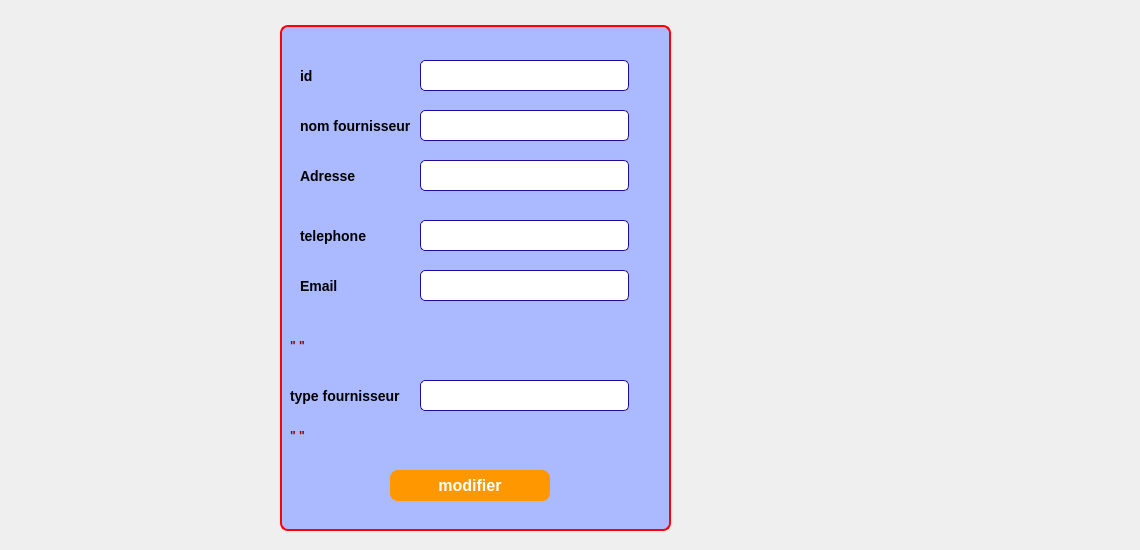
    <widget class="QWidget" name="tab">
     <attribute name="title">
      <string>Modifier Fournisseur</string>
     </attribute>
     <widget class="QLabel" name="label_11">
      <property name="geometry">
       <rect>
        <x>0</x>
        <y>0</y>
        <width>1131</width>
        <height>541</height>
       </rect>
      </property>
      <property name="styleSheet">
       <string notr="true"/>
      </property>
      <property name="text">
       <string/>
      </property>
     </widget>
     <widget class="QGroupBox" name="Sp_GroupBox_4">
      <property name="geometry">
       <rect>
        <x>280</x>
        <y>10</y>
        <width>391</width>
        <height>521</height>
       </rect>
      </property>
      <property name="styleSheet">
       <string notr="true">QGroupBox {
    background-color: rgb(171, 186, 255);
    border: 2px solid red; /* Red border */
    border-radius: 8px;
    font-size: 16px;
    font-weight: bold;
    color: white;
    padding: 10px;
    margin-top: 15px;
}

QGroupBox::title {
    subcontrol-origin: margin;
    subcontrol-position: top left;
    padding: 5px 15px;
    background-color: red; /* Red title background */
    color: white;
    border-radius: 5px;
}
</string>
      </property>
      <property name="title">
       <string/>
      </property>
      <widget class="QLabel" name="id_3">
       <property name="geometry">
        <rect>
         <x>20</x>
         <y>50</y>
         <width>99</width>
         <height>31</height>
        </rect>
       </property>
       <property name="font">
        <font>
         <pointsize>-1</pointsize>
         <bold>true</bold>
        </font>
       </property>
       <property name="styleSheet">
        <string notr="true">QLabel {
    color: black; /* Couleur du texte */
    font-size: 14px;
    font-weight: bold;
}

</string>
       </property>
       <property name="text">
        <string>id</string>
       </property>
      </widget>
      <widget class="QLabel" name="email_fournisseur_3">
       <property name="geometry">
        <rect>
         <x>20</x>
         <y>260</y>
         <width>101</width>
         <height>31</height>
        </rect>
       </property>
       <property name="font">
        <font>
         <pointsize>-1</pointsize>
         <bold>true</bold>
        </font>
       </property>
       <property name="styleSheet">
        <string notr="true">QLabel {
    color: black; /* Couleur du texte */
    font-size: 14px;
    font-weight: bold;
}

</string>
       </property>
       <property name="text">
        <string>Email</string>
       </property>
      </widget>
      <widget class="QLineEdit" name="le_nom_fournisseur_3">
       <property name="geometry">
        <rect>
         <x>140</x>
         <y>100</y>
         <width>209</width>
         <height>31</height>
        </rect>
       </property>
       <property name="styleSheet">
        <string notr="true">QLineEdit {
		border: 1px solid #230a98;
		border-radius: 5px;
}
QLineEdit:hover {
		border: 1px solid #7359f0;
}</string>
       </property>
       <property name="echoMode">
        <enum>QLineEdit::EchoMode::Normal</enum>
       </property>
      </widget>
      <widget class="QLabel" name="nom_fournisseur_3">
       <property name="geometry">
        <rect>
         <x>20</x>
         <y>100</y>
         <width>121</width>
         <height>31</height>
        </rect>
       </property>
       <property name="font">
        <font>
         <pointsize>-1</pointsize>
         <bold>true</bold>
        </font>
       </property>
       <property name="styleSheet">
        <string notr="true">QLabel {
    color: black; /* Couleur du texte */
    font-size: 14px;
    font-weight: bold;
}

</string>
       </property>
       <property name="text">
        <string>nom fournisseur</string>
       </property>
      </widget>
      <widget class="QLineEdit" name="le_telephone_3">
       <property name="geometry">
        <rect>
         <x>140</x>
         <y>210</y>
         <width>209</width>
         <height>31</height>
        </rect>
       </property>
       <property name="styleSheet">
        <string notr="true">QLineEdit {
		border: 1px solid #230a98;
		border-radius: 5px;
}
QLineEdit:hover {
		border: 1px solid #7359f0;
}</string>
       </property>
      </widget>
      <widget class="QLabel" name="telephone_3">
       <property name="geometry">
        <rect>
         <x>20</x>
         <y>210</y>
         <width>99</width>
         <height>31</height>
        </rect>
       </property>
       <property name="font">
        <font>
         <pointsize>-1</pointsize>
         <bold>true</bold>
        </font>
       </property>
       <property name="styleSheet">
        <string notr="true">QLabel {
    color: black; /* Couleur du texte */
    font-size: 14px;
    font-weight: bold;
}

</string>
       </property>
       <property name="text">
        <string>telephone</string>
       </property>
      </widget>
      <widget class="QLabel" name="type_fournisseur_3">
       <property name="geometry">
        <rect>
         <x>10</x>
         <y>370</y>
         <width>131</width>
         <height>31</height>
        </rect>
       </property>
       <property name="font">
        <font>
         <pointsize>-1</pointsize>
         <bold>true</bold>
        </font>
       </property>
       <property name="styleSheet">
        <string notr="true">QLabel {
    color: black; /* Couleur du texte */
    font-size: 14px;
    font-weight: bold;
}

</string>
       </property>
       <property name="text">
        <string>type fournisseur</string>
       </property>
      </widget>
      <widget class="QLineEdit" name="le_email_fournisseur_3">
       <property name="geometry">
        <rect>
         <x>140</x>
         <y>260</y>
         <width>209</width>
         <height>31</height>
        </rect>
       </property>
       <property name="styleSheet">
        <string notr="true">QLineEdit {
		border: 1px solid #230a98;
		border-radius: 5px;
}
QLineEdit:hover {
		border: 1px solid #7359f0;
}</string>
       </property>
      </widget>
      <widget class="QPushButton" name="pb_modifier">
       <property name="geometry">
        <rect>
         <x>110</x>
         <y>460</y>
         <width>160</width>
         <height>31</height>
        </rect>
       </property>
       <property name="font">
        <font>
         <pointsize>-1</pointsize>
         <bold>true</bold>
        </font>
       </property>
       <property name="styleSheet">
        <string notr="true">QPushButton {
    background-color: #FF9800;  /* Fond orange */
    color: white;
    border: none;
    border-radius: 8px;  /* Coins arrondis */
  
    font-weight: bold;
    font-size: 16px;
    text-align: center;
    min-width: 160px;  /* Largeur minimale pour le bouton */
    cursor: pointer;
}

QPushButton:hover {
    background-color: #FB8C00;  /* Orange plus foncé au survol */
}

QPushButton:pressed {
    background-color: #EF6C00;  /* Orange encore plus foncé quand cliqué */
}
</string>
       </property>
       <property name="text">
        <string>modifier</string>
       </property>
      </widget>
      <widget class="QLineEdit" name="le_adresse_3">
       <property name="geometry">
        <rect>
         <x>140</x>
         <y>150</y>
         <width>209</width>
         <height>31</height>
        </rect>
       </property>
       <property name="styleSheet">
        <string notr="true">QLineEdit {
		border: 1px solid #230a98;
		border-radius: 5px;
}
QLineEdit:hover {
		border: 1px solid #7359f0;
}</string>
       </property>
      </widget>
      <widget class="QLabel" name="adresse_3">
       <property name="geometry">
        <rect>
         <x>20</x>
         <y>150</y>
         <width>101</width>
         <height>31</height>
        </rect>
       </property>
       <property name="font">
        <font>
         <pointsize>-1</pointsize>
         <bold>true</bold>
        </font>
       </property>
       <property name="styleSheet">
        <string notr="true">QLabel {
    color: black; /* Couleur du texte */
    font-size: 14px;
    font-weight: bold;
}

</string>
       </property>
       <property name="text">
        <string>Adresse</string>
       </property>
      </widget>
      <widget class="QLineEdit" name="le_id_5">
       <property name="geometry">
        <rect>
         <x>140</x>
         <y>50</y>
         <width>209</width>
         <height>31</height>
        </rect>
       </property>
       <property name="styleSheet">
        <string notr="true">QLineEdit {
		border: 1px solid #230a98;
		border-radius: 5px;
}
QLineEdit:hover {
		border: 1px solid #7359f0;
}</string>
       </property>
      </widget>
      <widget class="QLineEdit" name="le_type_fournisseur_3">
       <property name="geometry">
        <rect>
         <x>140</x>
         <y>370</y>
         <width>209</width>
         <height>31</height>
        </rect>
       </property>
       <property name="styleSheet">
        <string notr="true">QLineEdit {
		border: 1px solid #230a98;
		border-radius: 5px;
}
QLineEdit:hover {
		border: 1px solid #7359f0;
}</string>
       </property>
      </widget>
      <widget class="QLabel" name="label_erreur_type_3">
       <property name="geometry">
        <rect>
         <x>10</x>
         <y>410</y>
         <width>351</width>
         <height>31</height>
        </rect>
       </property>
       <property name="font">
        <font>
         <pointsize>9</pointsize>
         <bold>true</bold>
        </font>
       </property>
       <property name="styleSheet">
        <string notr="true">color: darkred;</string>
       </property>
       <property name="text">
        <string>&quot; &quot;</string>
       </property>
      </widget>
      <widget class="QLabel" name="label_erreur_email_3">
       <property name="geometry">
        <rect>
         <x>10</x>
         <y>320</y>
         <width>361</width>
         <height>31</height>
        </rect>
       </property>
       <property name="font">
        <font>
         <pointsize>9</pointsize>
         <bold>true</bold>
        </font>
       </property>
       <property name="styleSheet">
        <string notr="true">color: darkred;</string>
       </property>
       <property name="text">
        <string>&quot; &quot;</string>
       </property>
      </widget>
     </widget>
    </widget>
